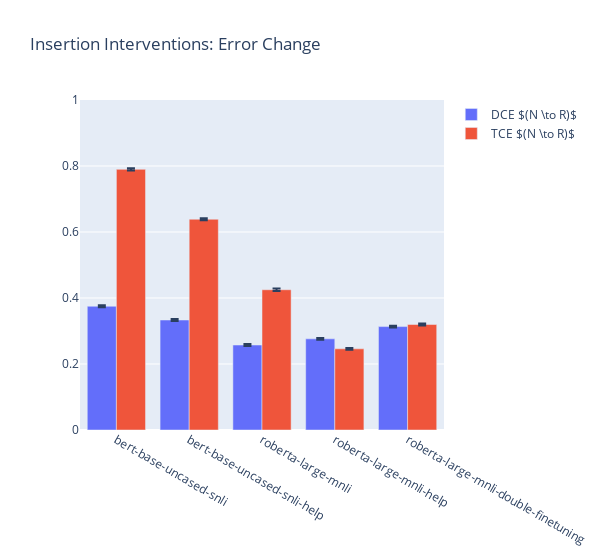

Here is the notebook cell this chart was saved with:
### Code cell
metric_col = 'error_change'
interventions = ['intervention_0', 'intervention_1']
result_set = {}

for item in ['mean', 'sem', 'std']:
    for intervention in interventions:
        result_set['model'] = []
        result_set[f'{intervention}_{item}'] = []
        for model in models:
            results_path = f'../experiments/results/{intervention}/{model}/summary_results.tsv'
            results = pd.read_csv(results_path, sep='\t', index_col=0)
            result_set['model'].append(model)
            result_set[f'{intervention}_{item}'].append(results.at[item, metric_col])

result_set = pd.DataFrame(result_set)

fig = plot_metric_comparison(result_set, interventions, metric_col)
fig.update_layout(
    title=r'Insertion Interventions: Error Change',
    barmode='group',
    width=600)
fig.show()

fig.write_image('./results/plots/insertion_error_change.pdf')

### Figure 1 — Plotly figure (JSON) as saved in the notebook; plotly's stock layout.template omitted (floating-point values rounded to 4 significant figures)
{"data": [{"error_y": {"array": [0.003227, 0.002929, 0.002962, 0.002775, 0.00288], "type": "data"}, "name": "DCE $(N \\to R)$", "type": "bar", "x": ["bert-base-uncased-snli", "bert-base-uncased-snli-help", "roberta-large-mnli", "roberta-large-mnli-help", "roberta-large-mnli-double-finetuning"], "y": [0.375, 0.3333, 0.2575, 0.2762, 0.3134]}, {"error_y": {"array": [0.003674, 0.003195, 0.003456, 0.002862, 0.003099], "type": "data"}, "name": "TCE $(N \\to R)$", "type": "bar", "x": ["bert-base-uncased-snli", "bert-base-uncased-snli-help", "roberta-large-mnli", "roberta-large-mnli-help", "roberta-large-mnli-double-finetuning"], "y": [0.7898, 0.6386, 0.425, 0.246, 0.3196]}], "layout": {"barmode": "group", "title": {"text": "Insertion Interventions: Error Change"}, "width": 600, "yaxis": {"range": [0, 1]}}}
